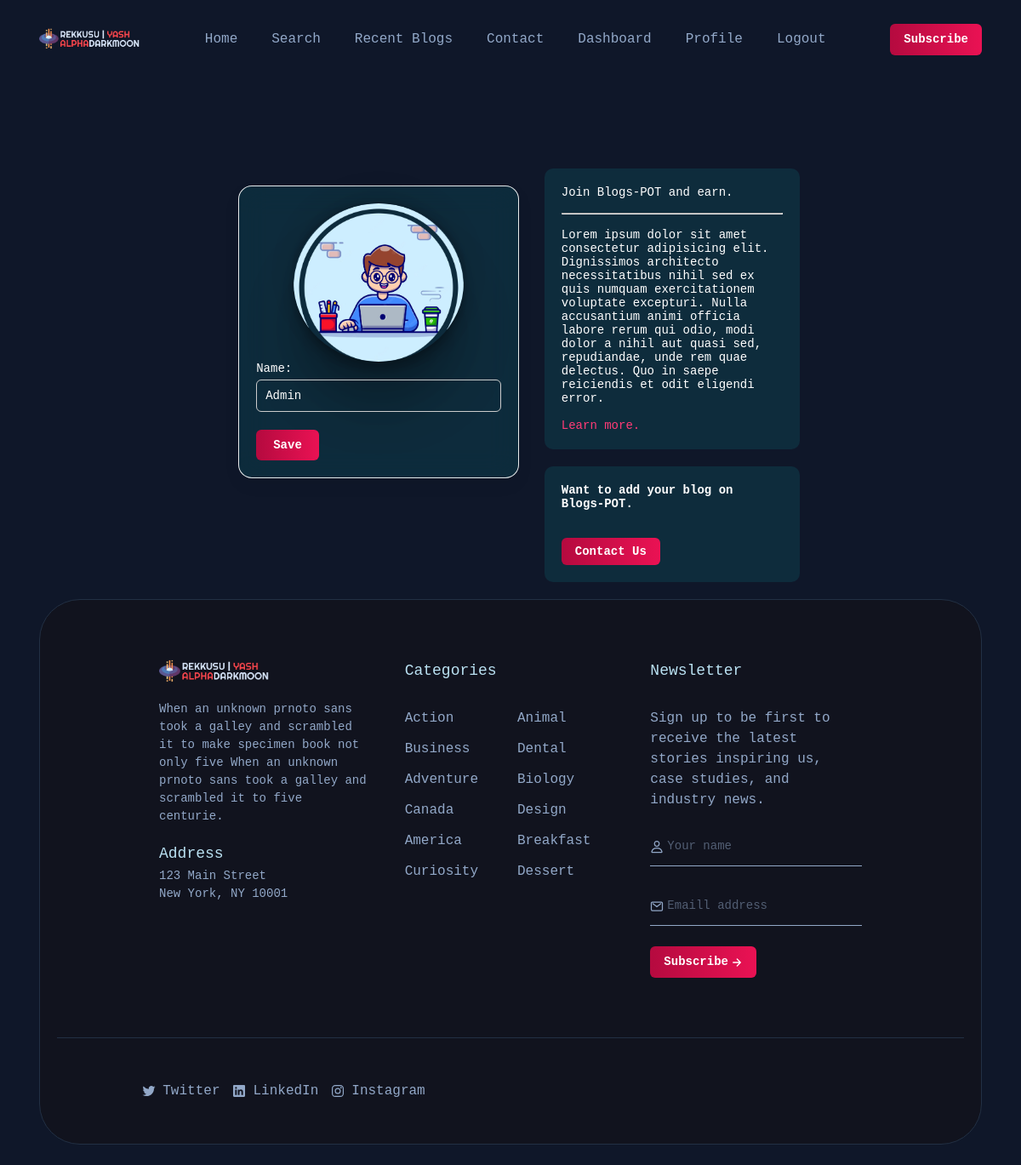
The page /userprofile (signed in) on the database as committed earlier.
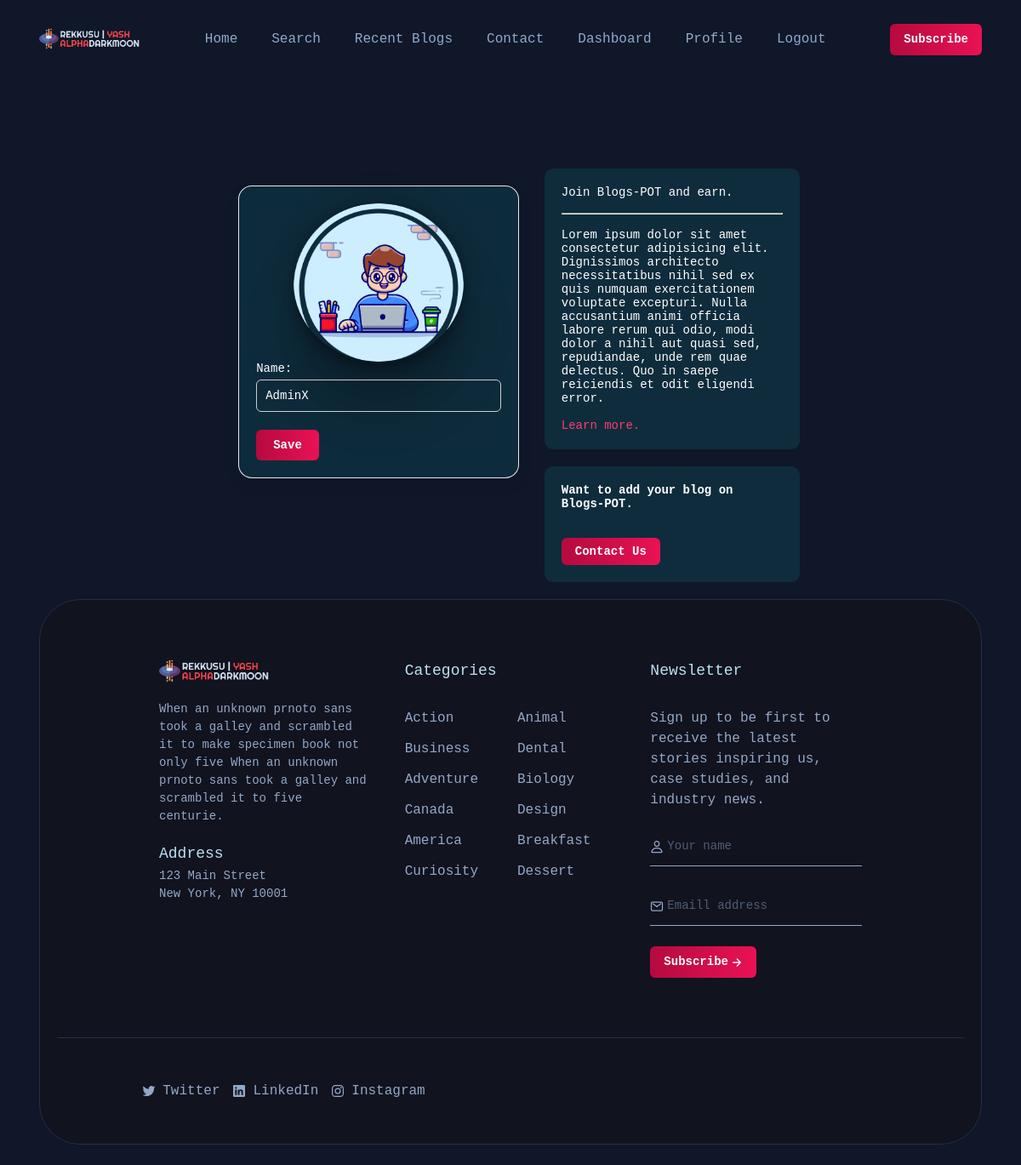
The same page on the database as committed later.
### blogs_app/models.py (models this page shows, shortened)
class Profile(models.Model):
    user = models.OneToOneField(settings.AUTH_USER_MODEL, null=True, on_delete = models.CASCADE)
    name = models.CharField(max_length=80,default='name')
    profile_pic = models.ImageField(null=True,blank = True, upload_to="images/admin/profile",default='images/profile/profile_default.jpg')

### blogs_app/views.py (the view)
# urls.py: path('userprofile',views.update_profile, name = 'user-profile'),
def update_profile(request):
    profile = request.user.profile  # Get the user's profile
    if request.method == 'POST':
        form = ProfileUpdateForm(request.POST, request.FILES, instance=profile)
        if form.is_valid():
            form.save()
            return redirect('blogs_app:home')  # Replace 'profile' with the name of your profile view
    else:
        form = ProfileUpdateForm(instance=profile)
    return render(request, 'user_profile.html', {'form': form})

### blogs_app/forms.py
class ProfileUpdateForm(forms.ModelForm):
    class Meta:
        model = Profile
        fields = ['name', 'profile_pic']

### templates/user_profile.html (shortened to what this page needs)
{% extends '_base.html' %}
{% load static %}
{% block content %}
<main>
  <article>
    <section class="hero" id="home" aria-label="home">
      <br><br>
      <center>
        <div class="container-block">
          <div class="left-div left-text">
            <div class="container-profile">
              <div class="form-group">
                <form method="POST" enctype="multipart/form-data">
                  <center>
                        <img src="{% static 'images/auth-logo.png' %}" alt="" width="200px" height="auto"
                            style="border-radius:50%; box-shadow: rgba(0, 0, 0, 0.25) 0px 54px 55px, rgba(0, 0, 0, 0.12) 0px -12px 30px, rgba(0, 0, 0, 0.12) 0px 4px 6px, rgba(0, 0, 0, 0.17) 0px 12px 13px, rgba(0, 0, 0, 0.09) 0px -3px 5px;">
                  </center>
                  <div class="form-group">
                    <label for="{{ form.name.id }}">Name:</label>
                    <input type="text" class = 'name-input' id="{{ form.name.id }}" name="{{ form.name.name }}" value="{{ form.instance.name }}">
                </div>
                <br>
                  <button type="submit" class='btn btn-primary'>Save</button>
              </form>
              </div>
            </div>
          </div>
          <div class="right-div right-text">
            <div class="top-div">
              <p>Join Blogs-POT and earn.</p>
              <br>
              <hr>
              <br>
              <p>Lorem ipsum dolor sit amet consectetur adipisicing elit. Dignissimos architecto necessitatibus nihil
                sed ex quis numquam exercitationem voluptate excepturi. Nulla accusantium animi officia labore rerum qui
                odio, modi dolor a nihil aut quasi sed, repudiandae, unde rem quae delectus. Quo in saepe reiciendis et
                odit eligendi error.
                <br>
                <br> <a href="#" style="color:#ff3b76;">Learn more.</a>
              </p>
            </div>
            <div class="bottom-div">
              <h4>Want to add your blog on Blogs-POT.</h4>
              <br>
              <br>
              <button class='btn btn-primary'>
                Contact Us
              </button>
            </div>
          </div>
        </div>
      </center>
    </section>
  </article>
</main>
{% endblock %}

### templates/_base.html (shortened to what this page needs)
{% load static %}
<!DOCTYPE html>
<html lang="en">
<head>
    <link rel="stylesheet" href="{% static 'css/style.css' %}">
    <link rel="stylesheet" href="{% static 'css/login.css' %}">
    <link rel="stylesheet" href="https://cdnjs.cloudflare.com/ajax/libs/font-awesome/4.7.0/css/font-awesome.min.css">
</head>
<body id="top">
    <header class="header" data-header>
        <div class="container">
            <a href="#" class="logo">
                <img src="{% static 'images/icons/logo.png' %}" width="119" height="37" alt="Wren logo">
            </a>
            <nav class="navbar" data-navbar>
                <ul class="navbar-list">
                    <li>
                        <a href="{% url 'blogs_app:home' %}" class="navbar-link hover-1" data-nav-toggler>Home</a>
                    </li>
                    <li>
                        <a href="{% url 'blogs_app:all-blogs' %}" class="navbar-link hover-1" data-nav-toggler>Search</a>
                    </li>
                    <li>
                        <a href="#topics" class="navbar-link hover-1" data-nav-toggler>Recent Blogs</a>
                    </li>
                    <li>
                        <a href="#" class="navbar-link hover-1" data-nav-toggler>Contact</a>
                    </li>
                    {% if user.is_authenticated %}
                        {% if user.is_superuser %}
                            <li>
                                <a class="navbar-link hover-1" href="{% url 'blogs_app:admin-view' %}" >Dashboard</a>
                            </li>
                        {% endif %}
                        <li>
                            <a class="navbar-link hover-1" href="{% url 'blogs_app:user-profile' %}" >Profile</a>
                        </li>
                        <li>
                            <a class="navbar-link hover-1 logout" href="{% url 'users:logout' %}" >Logout</a>
                        </li>
            {% else %}
            <li>
                <a href="{% url 'users:signup' %}" class="navbar-link hover-1">Login / Register</a>
            </li>
            {% endif %}
                </ul>
            </nav>
            <a href="#" class="btn btn-primary">Subscribe</a>
        </div>
    </header>
    {% block content %}{% endblock %}
    <footer>
        <div class="container">
            <div class="card footer">
                <div class="section footer-top">
                    <div class="footer-brand">
                        <a href="#" class="logo">
                            <img src="{% static 'images/icons/logo.png' %}" width="130" height="47" loading="lazy"
                                alt="Wren logo">
                        </a>
                        <p class="footer-text">
                            When an unknown prnoto sans took a galley and scrambled it to make specimen book not only
                            five When an
                            unknown prnoto sans took a galley and scrambled it to five centurie.
                        </p>
                        <p class="footer-list-title">Address</p>
                        <address class="footer-text address">
                            123 Main Street <br>
                            New York, NY 10001
                        </address>
                    </div>
                    <div class="footer-list">
                        <p class="footer-list-title">Categories</p>
                        <ul>
                            <li>
                                <a href="#" class="footer-link hover-2">Action</a>
                            </li>
                            <li>
                                <a href="#" class="footer-link hover-2">Business</a>
                            </li>
                            <li>
                                <a href="#" class="footer-link hover-2">Adventure</a>
                            </li>
                            <li>
                                <a href="#" class="footer-link hover-2">Canada</a>
                            </li>
                            <li>
                                <a href="#" class="footer-link hover-2">America</a>
                            </li>
                            <li>
                                <a href="#" class="footer-link hover-2">Curiosity</a>
                            </li>
                            <li>
                                <a href="#" class="footer-link hover-2">Animal</a>
                            </li>
                            <li>
                                <a href="#" class="footer-link hover-2">Dental</a>
                            </li>
                            <li>
                                <a href="#" class="footer-link hover-2">Biology</a>
                            </li>
                            <li>
                                <a href="#" class="footer-link hover-2">Design</a>
                            </li>
                            <li>
                                <a href="#" class="footer-link hover-2">Breakfast</a>
                            </li>
                            <li>
                                <a href="#" class="footer-link hover-2">Dessert</a>
                            </li>
                        </ul>
                    </div>
                    <div class="footer-list">
                        <p class="footer-list-title">Newsletter</p>
                        <p class="footer-text">
                            Sign up to be first to receive the latest stories inspiring us, case studies, and industry
                            news.
                        </p>
                        <div class="input-wrapper">
                            <input type="text" name="name" placeholder="Your name" required class="input-field"
                                autocomplete="off">
                            <ion-icon name="person-outline" aria-hidden="true"></ion-icon>
                        </div>
                        <div class="input-wrapper">
                            <input type="email" name="email_address" placeholder="Emaill address" required
                                class="input-field" autocomplete="off">
                            <ion-icon name="mail-outline" aria-hidden="true"></ion-icon>
                        </div>
                        <a href="#" class="btn btn-primary">
                            <span class="span">Subscribe</span>
                            <ion-icon name="arrow-forward" aria-hidden="true"></ion-icon>
                        </a>
                    </div>
                </div>
                <div class="footer-bottom">
                    <ul class="social-list">
                        <li>
                            <a href="#" class="social-link">
                                <ion-icon name="logo-twitter"></ion-icon>
                                <span class="span">Twitter</span>
                            </a>
                        </li>
                        <li>
                            <a href="#" class="social-link">
                                <ion-icon name="logo-linkedin"></ion-icon>
                                <span class="span">LinkedIn</span>
                            </a>
                        </li>
                        <li>
                            <a href="#" class="social-link">
                                <ion-icon name="logo-instagram"></ion-icon>
                                <span class="span">Instagram</span>
                            </a>
                        </li>
                    </ul>
                </div>
            </div>
        </div>
    </footer>
</body>
</html>

### static/css/login.css (style rules this page uses)
:root { --bg-wild-blue-yonder: #EB1254; --bg-carolina-blue: #EB1254; --bg-prussian-blue: hsla(216, 33%, 20%, 1); --bg-oxford-blue: rgba(19, 16, 16, 0.425); --bg-oxford-blue-2: hsla(222, 47%, 11%, 1); --text-white: hsla(0, 0%, 100%, 1); --text-alice-blue: hsla(216, 100%, 95%, 1); --text-columbia-blue: hsla(199, 69%, 84%, 1); --text-wild-blue-yonder: hsla(216, 33%, 68%, 1); --text-carolina-blue: #B50A3F; --text-shadow-blue: hsla(217, 24%, 59%, 1); --text-slate-gray: hsla(217, 17%, 48%, 1); --gradient-1: linear-gradient(90deg, #ca0d49, #ff3b76 51%); --gradient-2: linear-gradient(90deg, #B50A3F, #EB1254 51%, #850e32); --gradient-3: linear-gradient(0deg, #000d1a, transparent); --border-wild-blue-yonder: hsla(216, 33%, 68%, 1); --border-prussian-blue: hsla(216, 33%, 20%, 1); --border-white: hsl(0, 0%, 100%); --border-white-alpha-15: hsla(0, 0%, 100%, 0.15); --white: hsl(0, 0%, 100%, 1); --black: hsl(0, 0%, 0%, 1); --fontFamily-noto_sans: 'Noto Sans', sans-serif; --fontSize-1: 2.9rem; --fontSize-2: 2.0rem; --fontSize-3: 1.8rem; --fontSize-4: 1.6rem; --fontSize-5: 1.5rem; --fontSize-6: 1.4rem; --fontSize-7: 1.2rem; --fontSize-8: 1.3rem; --weight-medium: 500; --weight-semiBold: 600; --weight-bold: 700; --weight-extraBold: 800; --lineHeight-1: 1.3; --lineHeight-2: 1.5; --lineHeight-4: 1.5; --shadow-1: 0 8px 20px 0 hsla(0, 0%, 0%, 0.05); --shadow-2: 0px 3px 20px hsla(180, 90%, 43%, 0.2); --radius-6: 6px; --radius-8: 8px; --radius-16: 16px; --radius-48: 48px; --radius-circle: 50%; --radius-pill: 200px; --section-padding: 70px; --transition-1: 0.25s ease; --transition-2: 0.5s ease; --cubic-in: cubic-bezier(0.51, 0.03, 0.64, 0.28); --cubic-out: cubic-bezier(0.05, 0.83, 0.52, 0.97); }
form { padding: 20px; background: rgba(5, 255, 250, 0.09); border-radius: var(--radius-16); box-shadow: var(--shadow-1); backdrop-filter: blur(16px); -webkit-backdrop-filter: blur(16px); border: 1px solid rgba(255, 255, 255, 0.904); }
form input[type="email"], form input[type="text"], form input[type="password"] { width: 100%; padding: 10px; margin: 5px 0; border: 1px solid #ccc; border-radius: var(--radius-6); box-sizing: border-box; }
form button[type="submit"] { background-color: var(--bg-carolina-blue); color: var(--text-white); padding: 10px 20px; border: none; border-radius: var(--radius-6); cursor: pointer; }

Rows that differ between the two databases and show on the page:
changed Profile: name "Admin" → "AdminX"
